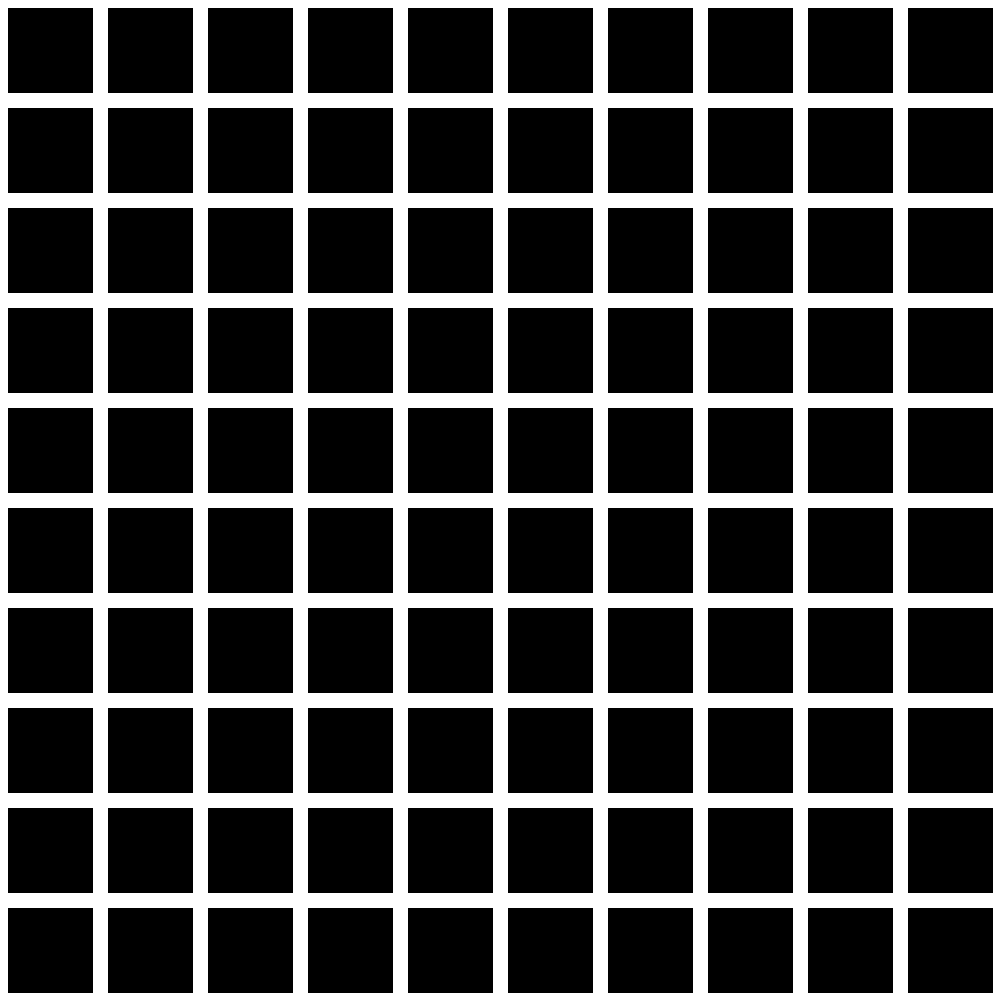
Frame 1 (no input)
Frame 60 (the mouse pressed at the canvas centre just before this capture): identical to frame 1, image omitted
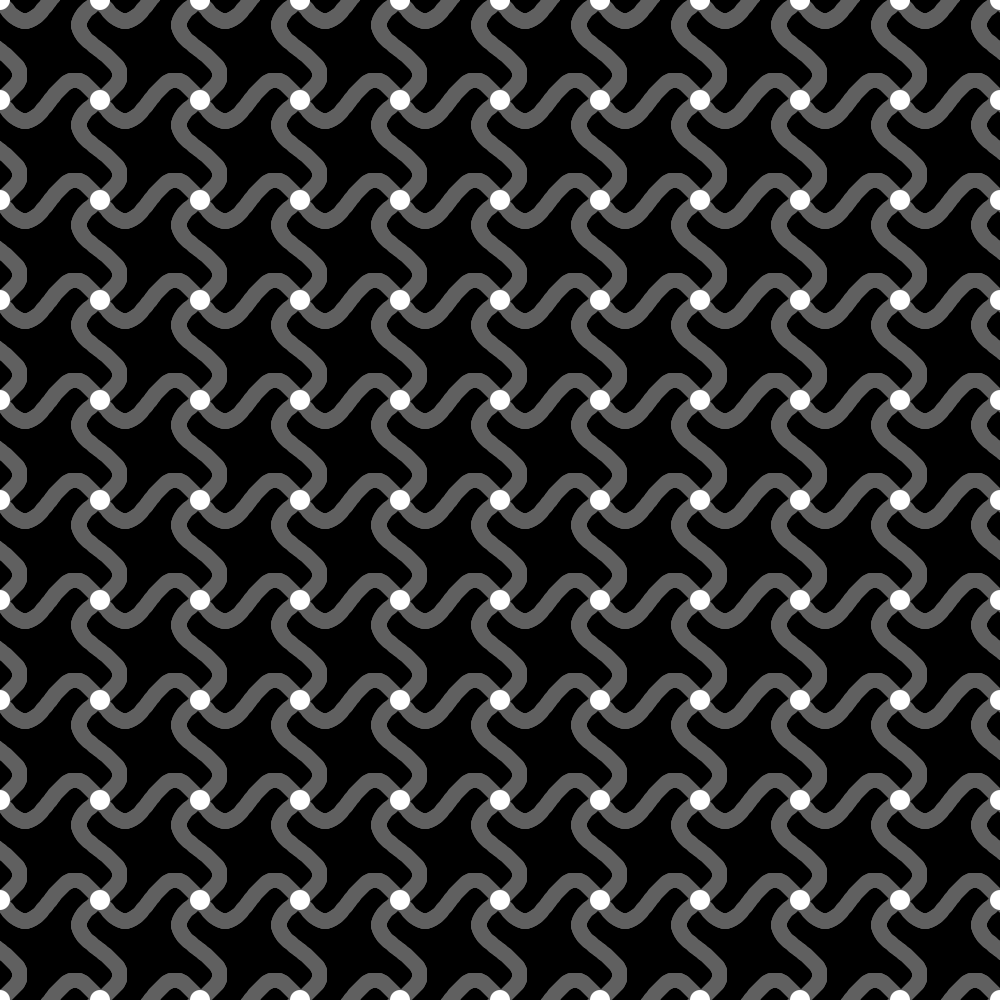
Frame 120 (the mouse held since frame 60 and released just before this capture)

The Processing sketch that drew these frames (run headless with seeded random() and noise(); from frame 60 on, the mouse is pressed at the canvas centre):

// Processing sketch: processing_130891
// ── processing_130891.pde

color linecolor = #FFFFFF;

void setup(){
  size(1000,1000);
}

void draw(){
  background(#000000);
  for(int i=0;i<12;i=i+1){
    horizontalLine(i*100);
    verticalLine(i*100);
  }
  for(int i=0;i<12;i=i+1){
    if(mousePressed){
      circleRow(i);
    }
  }
}

void horizontalLine(float yPos){
  float y = yPos,x,prev_x=0,prev_y=yPos;
  float a = PI/2;
  float inc = TWO_PI/100.0;
  for(int i=0; i<1100; i=i+1) {
    x = i;
    y = y + sin(a) * max(((mouseY-70)/1000.)*3.,0);
    if(mousePressed){
      stroke(#606060);
    }else{
      stroke(#FFFFFF);
    }
    strokeWeight(15);
    line(prev_x, prev_y, x, y);
    prev_x = x;
    prev_y = y;
    a = a + inc;
  }
}

void verticalLine(float xPos){
  float y,x = xPos,prev_x=xPos,prev_y=0;
  float a = PI/2;
  float inc = TWO_PI/100.0;
  for(int i=0; i<1100; i=i+1) {
    y = i;
    x = x - sin(a) * max(((mouseY-70)/1000.)*3.,0);
    if(mousePressed){
      stroke(#606060);
    }else{
      stroke(#FFFFFF);
    }
    strokeWeight(15);
    line(prev_x, prev_y, x, y);
    prev_x = x;
    prev_y = y;
    a = a + inc;
  }
}

void circleRow(int yPos){
  for(int j=0;j<11;j=j+1){
    fill(#FFFFFF);
    noStroke();
    ellipse(j*100,yPos*100,20,20);
  }
}
  
